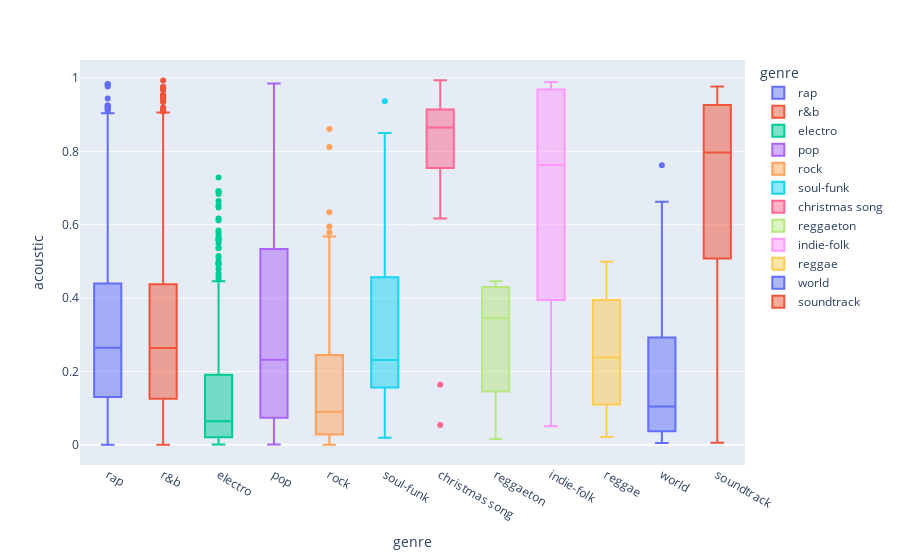

The cell this chart's notebook holds for it:
### Code cell
import plotly.express as px
import matplotlib.pyplot as plt

# Création du boxplot
plt.figure(figsize=(16, 8))
fig = px.box(df, x='genre', y='acoustic', color='genre', hover_data=['uri'])

fig.show()

### Figure 1 — Plotly figure (JSON) as saved in the notebook; plotly's stock layout.template omitted (floating-point values rounded to 4 significant figures; data arrays with more than 128 entries replaced by an {"elided": "..."} marker saying what was removed)
{"data": [{"alignmentgroup": "True", "customdata": {"elided": "3106x1 str values"}, "hovertemplate": "genre=%{x}<br>acoustic=%{y}<br>uri=%{customdata[0]}<extra></extra>", "legendgroup": "rap", "marker": {"color": "#636efa"}, "name": "rap", "notched": false, "offsetgroup": "rap", "orientation": "v", "showlegend": true, "type": "box", "x": {"elided": "3106 str values"}, "x0": " ", "xaxis": "x", "y": {"elided": "3106 float values"}, "y0": " ", "yaxis": "y"}, {"alignmentgroup": "True", "customdata": {"elided": "4021x1 str values"}, "hovertemplate": "genre=%{x}<br>acoustic=%{y}<br>uri=%{customdata[0]}<extra></extra>", "legendgroup": "r&b", "marker": {"color": "#EF553B"}, "name": "r&b", "notched": false, "offsetgroup": "r&b", "orientation": "v", "showlegend": true, "type": "box", "x": {"elided": "4021 str values"}, "x0": " ", "xaxis": "x", "y": {"elided": "4021 float values"}, "y0": " ", "yaxis": "y"}, {"alignmentgroup": "True", "customdata": {"elided": "571x1 str values"}, "hovertemplate": "genre=%{x}<br>acoustic=%{y}<br>uri=%{customdata[0]}<extra></extra>", "legendgroup": "electro", "marker": {"color": "#00cc96"}, "name": "electro", "notched": false, "offsetgroup": "electro", "orientation": "v", "showlegend": true, "type": "box", "x": {"elided": "571 str values"}, "x0": " ", "xaxis": "x", "y": {"elided": "571 float values"}, "y0": " ", "yaxis": "y"}, {"alignmentgroup": "True", "customdata": {"elided": "884x1 str values"}, "hovertemplate": "genre=%{x}<br>acoustic=%{y}<br>uri=%{customdata[0]}<extra></extra>", "legendgroup": "pop", "marker": {"color": "#ab63fa"}, "name": "pop", "notched": false, "offsetgroup": "pop", "orientation": "v", "showlegend": true, "type": "box", "x": {"elided": "884 str values"}, "x0": " ", "xaxis": "x", "y": {"elided": "884 float values"}, "y0": " ", "yaxis": "y"}, {"alignmentgroup": "True", "customdata": {"elided": "156x1 str values"}, "hovertemplate": "genre=%{x}<br>acoustic=%{y}<br>uri=%{customdata[0]}<extra></extra>", "legendgroup": "rock", "marker": {"color": "#FFA15A"}, "name": "rock", "notched": false, "offsetgroup": "rock", "orientation": "v", "showlegend": true, "type": "box", "x": {"elided": "156 str values"}, "x0": " ", "xaxis": "x", "y": {"elided": "156 float values"}, "y0": " ", "yaxis": "y"}, {"alignmentgroup": "True", "customdata": [["4zWO4gvuFtw6EJZC5FFGlr"], ["58tUwXG7xKE7gzNOp6Msca"], ["58zsLZPvfflaiIbNWoA22O"], ["5eK52eAjFLLBNhOUIuBnBe"], ["5IFsFwlVkt6uzlAVkOOKk3"], ["5QQKWOwPjG9vcDBTQ5Hv5Q"], ["5vdQUAFncALEH9EQvyAqIX"], ["64I0PKLFEKlcvc7fEVUGq0"], ["65irrLqfCMRiO3p87P4C0D"], ["6NUCOaHgHlmqDOBqN4dl9k"], ["42Nzx2VIDp9Se2yWP4qVt5"], ["4f2GB5ZC7vOUYPAg69N2Xw"], ["4vjd5hp6WzxNqYXPKYadMs"], ["3dj4wgM3cPeuLwMNHDuBon"], ["3FAclTFfvUuQYnEsptbK8w"], ["3kXoKlD84c6OmIcOLfrfEs"], ["17phhZDn6oGtzMe56NuWvj"], ["1Cv1YLb4q0RzL6pybtaMLo"], ["1k1Bqnv2R0uJXQN4u6LKYt"], ["1kgws2l8gsvDhtsVyzWbu9"], ["1mqlc0vEP9mU1kZgTi6LIQ"], ["1nBnbpYICt3Zezeug80vWm"], ["1V0qqWBbIWt8hlAjxTZedR"], ["08w1hnWW4GhVm61DoVojsY"], ["0B7wvvmu9EISAwZnOpjhNI"], ["6y2Kaz9QI01XBKJ8mTb7Pf"], ["7GVUmCP00eSsqc4tzj1sDD"], ["7KBfjlQ85Fqs2MCCvXSW0c"], ["7tqhbajSfrz2F7E1Z75ASX"], ["7vOmSP2647oNUGGEhWd1cr"]], "hovertemplate": "genre=%{x}<br>acoustic=%{y}<br>uri=%{customdata[0]}<extra></extra>", "legendgroup": "soul-funk", "marker": {"color": "#19d3f3"}, "name": "soul-funk", "notched": false, "offsetgroup": "soul-funk", "orientation": "v", "showlegend": true, "type": "box", "x": ["soul-funk", "soul-funk", "soul-funk", "soul-funk", "soul-funk", "soul-funk", "soul-funk", "soul-funk", "soul-funk", "soul-funk", "soul-funk", "soul-funk", "soul-funk", "soul-funk", "soul-funk", "soul-funk", "soul-funk", "soul-funk", "soul-funk", "soul-funk", "soul-funk", "soul-funk", "soul-funk", "soul-funk", "soul-funk", "soul-funk", "soul-funk", "soul-funk", "soul-funk", "soul-funk"], "x0": " ", "xaxis": "x", "y": [0.346, 0.627, 0.393, 0.202, 0.85, 0.156, 0.516, 0.222, 0.733, 0.0296, 0.39, 0.131, 0.172, 0.0193, 0.134, 0.146, 0.199, 0.183, 0.457, 0.343, 0.183, 0.24, 0.0982, 0.688, 0.937, 0.265, 0.172, 0.826, 0.43, 0.146], "y0": " ", "yaxis": "y"}, {"alignmentgroup": "True", "customdata": [["5Ber68jZ7ytegr2UISEdb7"], ["5CYqCvIaZF6fuWWlFgSjHj"], ["5hslUAKq9I9CG2bAulFkHN"], ["5humEOJehpAwMJEJmb0JJ2"], ["5MitajCMVXLMcL6FANJxY8"], ["5mZpq33J8jsDVQ42TmjizK"], ["5Q2P43CJra0uRAogjHyJDK"], ["5VvtmOjMSEx0rjIiBHiv83"], ["5yNgdD8E6WruhULb4n2Con"], ["6FopuqOQtxiCsIb9j0kasz"], ["6p1GHnHSJSma1orNgP7NoE"], ["3QiAAp20rPC3dcAtKtMaqQ"], ["3YSMQ4ZoStx8yt8rOP8ZXm"], ["3z37CAbnLy9fxKU51kaRkQ"], ["44mYhOVgerj2qPjkGDVA6n"], ["4kKdvXD0ez7jp1296JmAts"], ["4MXjNlvbzwCMWHrxlya9pW"], ["4PS1e8f2LvuTFgUs1Cn3ON"], ["2EjXfH91m7f8HiJN1yQg97"], ["2etA10mLFoJ1c0UOoeY7iZ"], ["2pXpURmn6zC5ZYDMms6fwa"], ["2qzGkT6PHNwc7CAcxFpVB6"], ["2uFaJJtFpPDc5Pa95XzTvg"], ["3hBXvHLlTHvnbwrPbeoyAj"], ["1IcR6RlgvDczfvoWJSSY2A"], ["0NSAlbl5xcKOu7BKDbVk7I"], ["0247StOpd3AkeBQzANX4Zf"], ["07RmHXaYqBdUyfAESPZkRO"], ["6tjituizSxwSmBB5vtgHZE"], ["6TkXViJUO3SA6FMcrNwlD9"], ["7inXu0Eaeg02VsM8kHNvzM"], ["7Ivelh8N9J25Yj9KKxYj6w"], ["7vQbuQcyTflfCIOu3Uzzya"]], "hovertemplate": "genre=%{x}<br>acoustic=%{y}<br>uri=%{customdata[0]}<extra></extra>", "legendgroup": "christmas song", "marker": {"color": "#FF6692"}, "name": "christmas song", "notched": false, "offsetgroup": "christmas song", "orientation": "v", "showlegend": true, "type": "box", "x": ["christmas song", "christmas song", "christmas song", "christmas song", "christmas song", "christmas song", "christmas song", "christmas song", "christmas song", "christmas song", "christmas song", "christmas song", "christmas song", "christmas song", "christmas song", "christmas song", "christmas song", "christmas song", "christmas song", "christmas song", "christmas song", "christmas song", "christmas song", "christmas song", "christmas song", "christmas song", "christmas song", "christmas song", "christmas song", "christmas song", "christmas song", "christmas song", "christmas song"], "x0": " ", "xaxis": "x", "y": [0.785, 0.81, 0.766, 0.904, 0.837, 0.768, 0.738, 0.994, 0.945, 0.976, 0.967, 0.9, 0.901, 0.657, 0.765, 0.903, 0.962, 0.92, 0.617, 0.0537, 0.76, 0.974, 0.912, 0.643, 0.871, 0.729, 0.164, 0.872, 0.865, 0.968, 0.881, 0.786, 0.643], "y0": " ", "yaxis": "y"}, {"alignmentgroup": "True", "customdata": [["5KuU8cuhCGJRmAUZsqUBRE"], ["0dZpw3h6KZhcHec61qwevZ"], ["6XjDF6nds4DE2BBbagZol6"], ["7vdq8RlxxuhB1GFIN9FIlI"]], "hovertemplate": "genre=%{x}<br>acoustic=%{y}<br>uri=%{customdata[0]}<extra></extra>", "legendgroup": "reggaeton", "marker": {"color": "#B6E880"}, "name": "reggaeton", "notched": false, "offsetgroup": "reggaeton", "orientation": "v", "showlegend": true, "type": "box", "x": ["reggaeton", "reggaeton", "reggaeton", "reggaeton"], "x0": " ", "xaxis": "x", "y": [0.275, 0.016, 0.446, 0.415], "y0": " ", "yaxis": "y"}, {"alignmentgroup": "True", "customdata": [["5L9lIPrWsnPDUQ7rot773c"], ["62oCnK99vT8HOgwPsvXuiM"], ["6mORGLOz79w6VsCRLWYYuK"], ["3vkCueOmm7xQDoJ17W1Pm3"], ["3aBUaY8sq3v4N872BTBPfT"], ["3E2Zh20GDCR9B1EYjfXWyv"], ["3hRV0jL3vUpRrcy398teAU"], ["0V5cvmTKsYmF5FmGGEAfmS"]], "hovertemplate": "genre=%{x}<br>acoustic=%{y}<br>uri=%{customdata[0]}<extra></extra>", "legendgroup": "indie-folk", "marker": {"color": "#FF97FF"}, "name": "indie-folk", "notched": false, "offsetgroup": "indie-folk", "orientation": "v", "showlegend": true, "type": "box", "x": ["indie-folk", "indie-folk", "indie-folk", "indie-folk", "indie-folk", "indie-folk", "indie-folk", "indie-folk"], "x0": " ", "xaxis": "x", "y": [0.653, 0.658, 0.969, 0.868, 0.0507, 0.137, 0.968, 0.989], "y0": " ", "yaxis": "y"}, {"alignmentgroup": "True", "customdata": [["5O4erNlJ74PIF6kGol1ZrC"], ["5px2CcFnmRJecJMNPYz4Io"], ["48xHszgl5GSK5nefCOiFov"], ["2cnKEkpVUSV4wnjQiTWfH6"], ["2GS9AEoOjgbztBfIbCJ2mr"], ["3cR5ZtQ4JqGj4VHBb1gvFf"], ["3h5TiWTqGxjSjFrbruPFH9"], ["1BkY0N8ChFk2mdLbAUu8ZK"], ["0mAinALNSl5TurTs9ZPUMp"], ["02WDuAXXKumemrvsmrVBvH"], ["7ueuqvQkKA9k1Pys0hB5br"], ["7vFoFDWqTX0mHzLfrF1Cfy"]], "hovertemplate": "genre=%{x}<br>acoustic=%{y}<br>uri=%{customdata[0]}<extra></extra>", "legendgroup": "reggae", "marker": {"color": "#FECB52"}, "name": "reggae", "notched": false, "offsetgroup": "reggae", "orientation": "v", "showlegend": true, "type": "box", "x": ["reggae", "reggae", "reggae", "reggae", "reggae", "reggae", "reggae", "reggae", "reggae", "reggae", "reggae", "reggae"], "x0": " ", "xaxis": "x", "y": [0.36, 0.0215, 0.429, 0.0245, 0.499, 0.0918, 0.128, 0.459, 0.31, 0.329, 0.128, 0.166], "y0": " ", "yaxis": "y"}, {"alignmentgroup": "True", "customdata": [["5tKDLKD6TZ0QmUJbiG1ADN"], ["6b37xrsNCWYIUphFBazqD6"], ["6d2bCGA5VZaME6DBZH1pGK"], ["3ZdHjM78OVjE1NvglkKOPm"], ["4qYBR4KCtaTeOBwQA2wc66"], ["1xs8bOvm3IzEYmcLJVOc34"], ["2vYKJpvtR9JNtBmLW8tAac"], ["32ujt0CBVLsFyQtAhVk7WN"], ["11G8CE8y5M0t3n0r7FrppK"], ["0tFY357QKe2GKvjcWA1kxK"], ["7hzjWGFi2HKUGOXp1LiQ3V"], ["7LjHqvRyDcMZ9rJ1XuY0IP"]], "hovertemplate": "genre=%{x}<br>acoustic=%{y}<br>uri=%{customdata[0]}<extra></extra>", "legendgroup": "world", "marker": {"color": "#636efa"}, "name": "world", "notched": false, "offsetgroup": "world", "orientation": "v", "showlegend": true, "type": "box", "x": ["world", "world", "world", "world", "world", "world", "world", "world", "world", "world", "world", "world"], "x0": " ", "xaxis": "x", "y": [0.349, 0.663, 0.112, 0.0366, 0.762, 0.0369, 0.097, 0.00506, 0.00506, 0.236, 0.0559, 0.168], "y0": " ", "yaxis": "y"}, {"alignmentgroup": "True", "customdata": [["1WOmEg42Mgaz1nRimIMR9C"], ["2xGjteMU3E1tkEPVFBO08U"], ["1R17cgUv6HeQFa78dzqb7s"], ["0LtVx5vsq9nfpGsWgjUin6"], ["0n7HccwQ67rDGy972PR8cl"]], "hovertemplate": "genre=%{x}<br>acoustic=%{y}<br>uri=%{customdata[0]}<extra></extra>", "legendgroup": "soundtrack", "marker": {"color": "#EF553B"}, "name": "soundtrack", "notched": false, "offsetgroup": "soundtrack", "orientation": "v", "showlegend": true, "type": "box", "x": ["soundtrack", "soundtrack", "soundtrack", "soundtrack", "soundtrack"], "x0": " ", "xaxis": "x", "y": [0.675, 0.00583, 0.977, 0.91, 0.797], "y0": " ", "yaxis": "y"}], "layout": {"boxmode": "overlay", "legend": {"title": {"text": "genre"}, "tracegroupgap": 0}, "margin": {"t": 60}, "xaxis": {"anchor": "y", "categoryarray": ["rap", "r&b", "electro", "pop", "rock", "soul-funk", "christmas song", "reggaeton", "indie-folk", "reggae", "world", "soundtrack"], "categoryorder": "array", "domain": [0, 1], "title": {"text": "genre"}}, "yaxis": {"anchor": "x", "domain": [0, 1], "title": {"text": "acoustic"}}}}
